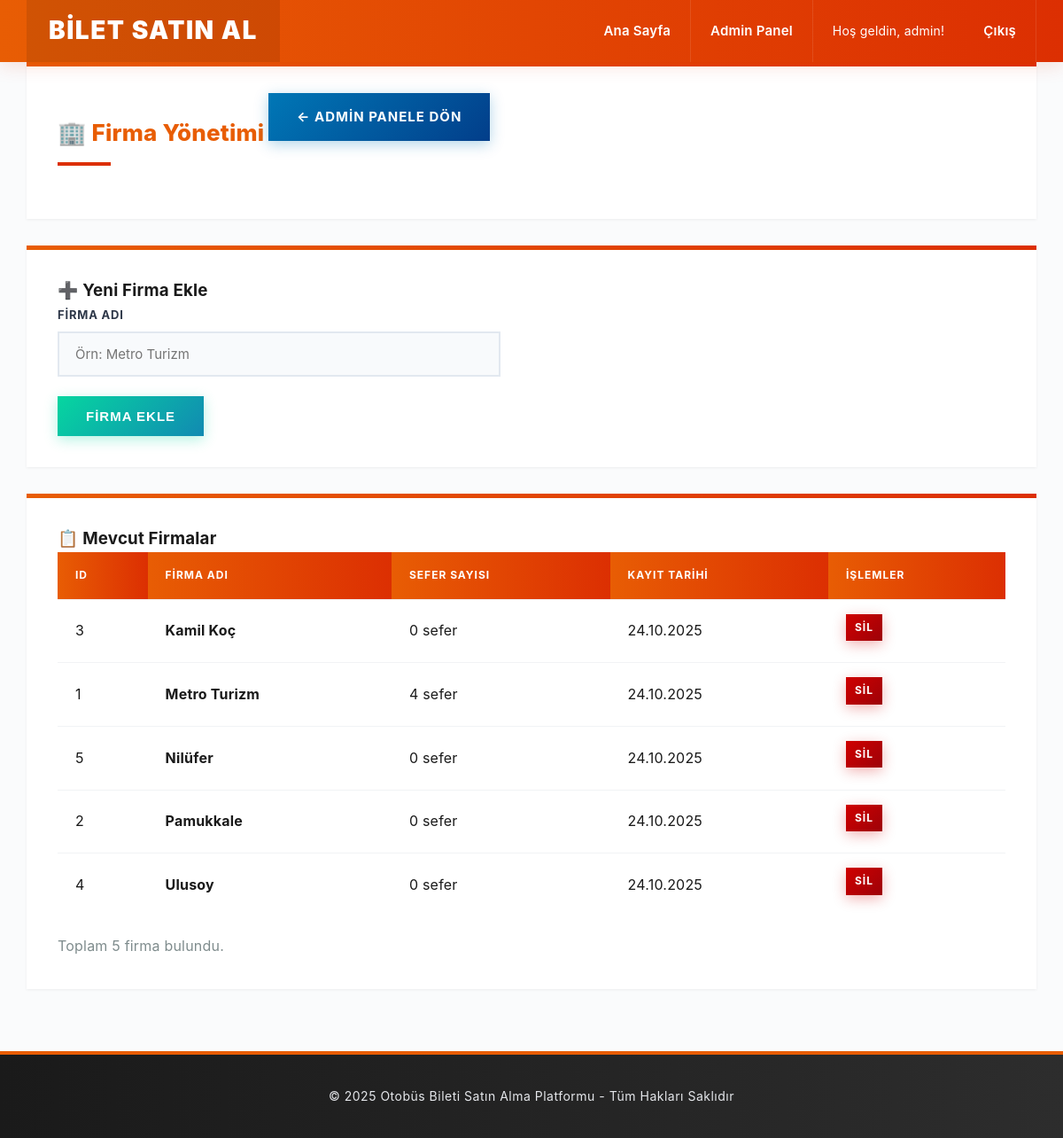
The page /admin/manage-companies.php (signed in) on the database its author committed.
### tables this page shows
CREATE TABLE companies (
            id INTEGER PRIMARY KEY AUTOINCREMENT,
            name TEXT NOT NULL,
            created_at DATETIME DEFAULT CURRENT_TIMESTAMP
        );

### admin/manage-companies.php (the view, shortened to what this page needs)
<?php
require_once '../config/database.php';
$companies = $db->query("
    SELECT
        companies.*,
        COUNT(trips.id) as trip_count
    FROM companies
    LEFT JOIN trips ON companies.id = trips.company_id
    GROUP BY companies.id
    ORDER BY companies.name
")->fetchAll();
require_once '../includes/header.php';
?>
<div class="card">
    <h2>🏢 Firma Yönetimi</h2>
    <a href="dashboard.php" class="btn btn-primary">← Admin Panele Dön</a>
</div>
<div class="card">
    <h3>➕ Yeni Firma Ekle</h3>
    <form method="POST" action="" style="max-width: 500px;">
        <div class="form-group">
            <label>Firma Adı</label>
            <input type="text" name="name" required placeholder="Örn: Metro Turizm">
        </div>
        <button type="submit" name="add_company" class="btn btn-success">Firma Ekle</button>
    </form>
</div>
<div class="card">
    <h3>📋 Mevcut Firmalar</h3>
    <table>
        <tr>
            <th>ID</th>
            <th>Firma Adı</th>
            <th>Sefer Sayısı</th>
            <th>Kayıt Tarihi</th>
            <th>İşlemler</th>
        </tr>
        <?php foreach ($companies as $company): ?>
        <tr>
            <td><?php echo $company['id']; ?></td>
            <td><strong><?php echo htmlspecialchars($company['name'], ENT_QUOTES, 'UTF-8'); ?></strong></td>
            <td><?php echo $company['trip_count']; ?> sefer</td>
            <td><?php echo date('d.m.Y', strtotime($company['created_at'])); ?></td>
            <td>
                <a href="?delete=<?php echo $company['id']; ?>"
                   class="btn btn-danger"
                   style="padding: 5px 10px; font-size: 12px;"
                   onclick="return confirm('Bu firmayı silmek istediğinize emin misiniz?')">
                    Sil
                </a>
            </td>
        </tr>
        <?php endforeach; ?>
    </table>
    <p style="margin-top: 20px; color: #7f8c8d;">
        Toplam <?php echo count($companies); ?> firma bulundu.
    </p>
</div>
<?php require_once '../includes/footer.php'; ?>

### assets/css/style.css (style rules this page uses)
* { margin: 0; padding: 0; box-sizing: border-box; }
body { font-family: 'Inter', -apple-system, BlinkMacSystemFont, sans-serif; background: #fafbfc; color: #1a1a1a; line-height: 1.7; letter-spacing: 0.2px; }
.card { background: #ffffff; padding: 35px; border: none; box-shadow: 0 1px 3px rgba(0,0,0,0.06); margin-bottom: 30px; transition: all 0.3s ease; position: relative; overflow: hidden; }
.card::before { content: ''; position: absolute; top: 0; left: 0; width: 100%; height: 5px; background: linear-gradient(to right, #e85d04, #dc2f02); }
.card h2 { margin-bottom: 25px; color: #e85d04; border-bottom: none; padding-bottom: 15px; font-size: 26px; font-weight: 800; position: relative; display: inline-block; }
.card h2::after { content: ''; position: absolute; bottom: 0; left: 0; width: 60px; height: 4px; background: #dc2f02; }
.form-group { margin-bottom: 22px; }
.form-group label { display: block; margin-bottom: 8px; color: #2d3748; font-weight: 700; font-size: 13px; text-transform: uppercase; letter-spacing: 0.8px; }
.form-group input, .form-group select, .form-group textarea { width: 100%; padding: 14px 18px; border: 2px solid #e2e8f0; background: #f8fafc; font-size: 15px; transition: all 0.3s ease; font-family: inherit; }
.btn { display: inline-block; padding: 14px 32px; border: none; cursor: pointer; text-decoration: none; font-size: 15px; font-weight: 700; transition: all 0.3s ease; text-transform: uppercase; letter-spacing: 1px; position: relative; overflow: hidden; }
.btn::before { content: ''; position: absolute; top: 0; left: -100%; width: 100%; height: 100%; background: rgba(255,255,255,0.2); transition: all 0.4s ease; }
.btn-primary { background: linear-gradient(135deg, #0077b6, #023e8a); color: white; box-shadow: 0 4px 15px rgba(0, 119, 182, 0.3); }
.btn-success { background: linear-gradient(135deg, #06d6a0, #118ab2); color: white; box-shadow: 0 4px 15px rgba(6, 214, 160, 0.3); }
.btn-danger { background: linear-gradient(135deg, #d00000, #9d0208); color: white; box-shadow: 0 4px 15px rgba(208, 0, 0, 0.3); }
table { width: 100%; border-collapse: separate; border-spacing: 0; background: white; }
table th, table td { padding: 16px 20px; text-align: left; border-bottom: 1px solid #f1f3f5; }
table th { background: linear-gradient(to right, #e85d04, #dc2f02); color: white; font-weight: 700; text-transform: uppercase; font-size: 12px; letter-spacing: 1px; }
table tr { transition: all 0.2s ease; }
table tr:last-child td { border-bottom: none; }
.card { animation: fadeIn 0.5s ease-out; }

### rows shown on the page
companies: id "3", name "Kamil Koç", trip_count "0", created_at "24.10.2025"
companies: id "1", name "Metro Turizm", trip_count "4", created_at "24.10.2025"
companies: id "5", name "Nilüfer", trip_count "0", created_at "24.10.2025"
companies: id "2", name "Pamukkale", trip_count "0", created_at "24.10.2025"
companies: id "4", name "Ulusoy", trip_count "0", created_at "24.10.2025"

### other values the page prints
clean_output($_SESSION['username']) "admin"
count($companies) "5"
